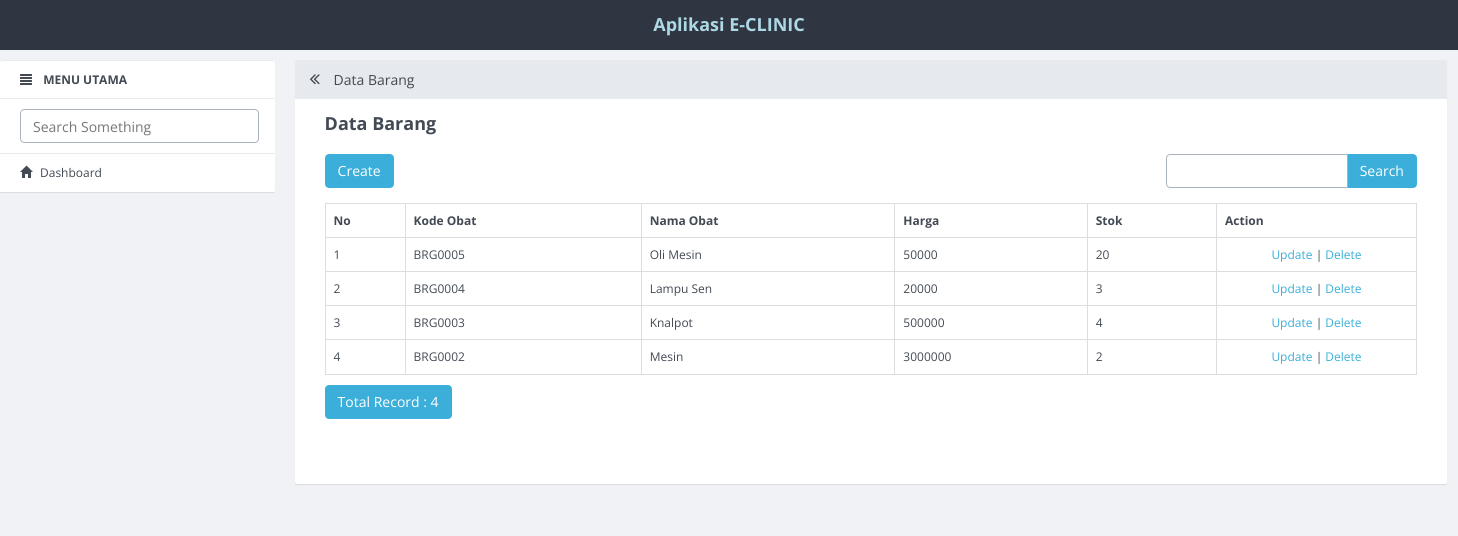
/index.php/barang, run on the app's committed database.
### tables this page shows
CREATE TABLE `barang` (
  `id_barang` int(11) NOT NULL AUTO_INCREMENT,
  `kode_barang` varchar(10) DEFAULT NULL,
  `nama_barang` varchar(50) DEFAULT NULL,
  `harga` int(11) DEFAULT NULL,
  `stok` int(5) DEFAULT NULL,
  `foto_barang` varchar(100) DEFAULT NULL,
  `id_jenis` int(11) DEFAULT NULL,
  `id_merk` int(11) DEFAULT NULL,
  `kode_supplier` varchar(10) DEFAULT NULL,
  PRIMARY KEY (`id_barang`)
);

### application/controllers/Barang.php (called while the page is built, shortened)
<?php
class Barang extends CI_Controller
{
    function __construct()
    {
        $this->load->model('Barang_model');
        $this->load->model('No_urut');
        $this->load->library('form_validation');
    }
    public function index()
    {
        $q = urldecode($this->input->get('q', TRUE));
        $start = intval($this->input->get('start'));
        if ($q <> '') {
            $config['base_url'] = base_url() . 'barang/index.html?q=' . urlencode($q);
            $config['first_url'] = base_url() . 'barang/index.html?q=' . urlencode($q);
        } else {
            $config['base_url'] = base_url() . 'barang/index.html';
            $config['first_url'] = base_url() . 'barang/index.html';
        }
        $config['per_page'] = 10;
        $config['page_query_string'] = TRUE;
        $config['total_rows'] = $this->Barang_model->total_rows($q);
        $barang = $this->Barang_model->get_limit_data($config['per_page'], $start, $q);
        $this->load->library('pagination');
        $this->pagination->initialize($config);
        $data = array(
            'barang_data' => $barang,
            'q' => $q,
            'pagination' => $this->pagination->create_links(),
            'total_rows' => $config['total_rows'],
            'start' => $start,
            'konten' => 'barang/barang_list',
            'judul' => 'Data Barang',
        );
        $this->load->view('v_index', $data);
    }
}

### index.php (called while the page is built, shortened)
<?php
require_once BASEPATH.'core/CodeIgniter.php';

### application/config/config.php (called while the page is built, shortened)
<?php
$config['base_url'] = "http://".$_SERVER['HTTP_HOST'];
$config['base_url'] .= preg_replace('@/+$@','',dirname($_SERVER['SCRIPT_NAME'])).'/';
$config['index_page'] = '';
$config['uri_protocol']	= 'REQUEST_URI';
$config['url_suffix'] = '.html';
$config['language']	= 'english';
$config['charset'] = 'UTF-8';
$config['enable_hooks'] = FALSE;
$config['subclass_prefix'] = 'MY_';
$config['composer_autoload'] = FALSE;
$config['permitted_uri_chars'] = 'a-z 0-9~%.:_\-';
$config['enable_query_strings'] = FALSE;
$config['controller_trigger'] = 'c';
$config['function_trigger'] = 'm';
$config['directory_trigger'] = 'd';
$config['allow_get_array'] = TRUE;
$config['log_threshold'] = 0;
$config['log_path'] = '';
$config['log_file_extension'] = '';
$config['log_file_permissions'] = 0644;
$config['log_date_format'] = 'Y-m-d H:i:s';
$config['error_views_path'] = '';
$config['cache_path'] = '';
$config['cache_query_string'] = FALSE;
$config['encryption_key'] = '';
$config['sess_driver'] = 'files';
$config['sess_cookie_name'] = 'ci_session';
$config['sess_expiration'] = 7200;
$config['sess_save_path'] = NULL;
$config['sess_match_ip'] = FALSE;
$config['sess_time_to_update'] = 300;
$config['sess_regenerate_destroy'] = FALSE;
$config['cookie_prefix']	= '';
$config['cookie_domain']	= '';
$config['cookie_path']		= '/';
$config['cookie_secure']	= FALSE;
$config['cookie_httponly'] 	= FALSE;
$config['standardize_newlines'] = FALSE;
$config['global_xss_filtering'] = FALSE;
$config['csrf_protection'] = FALSE;
$config['csrf_token_name'] = 'csrf_test_name';
$config['csrf_cookie_name'] = 'csrf_cookie_name';
$config['csrf_expire'] = 7200;
$config['csrf_regenerate'] = TRUE;
$config['csrf_exclude_uris'] = array();
$config['compress_output'] = FALSE;
$config['time_reference'] = 'local';
$config['rewrite_short_tags'] = FALSE;
$config['proxy_ips'] = '';

### application/models/Barang_model.php (called while the page is built, shortened)
<?php
class Barang_model extends CI_Model
{
    public $table = 'barang';
    public $id = 'id_barang';
    public $order = 'DESC';
    function total_rows($q = NULL) {
        $this->db->like('id_barang', $q);
	$this->db->or_like('kode_barang', $q);
	$this->db->or_like('nama_barang', $q);
	$this->db->or_like('harga', $q);
	$this->db->or_like('stok', $q);
	$this->db->from($this->table);
        return $this->db->count_all_results();
    }
    function get_limit_data($limit, $start = 0, $q = NULL) {
        $this->db->order_by($this->id, $this->order);
        $this->db->like('id_barang', $q);
	$this->db->or_like('kode_barang', $q);
	$this->db->or_like('nama_barang', $q);
	$this->db->or_like('harga', $q);
	$this->db->or_like('stok', $q);
	$this->db->limit($limit, $start);
        return $this->db->get($this->table)->result();
    }
}

### application/views/barang/barang_list.php (the view, shortened to what this page needs)
<div class="row" style="margin-bottom: 10px">
    <div class="col-md-4">
        <?php echo anchor(site_url('barang/create'), 'Create', 'class="btn btn-primary"'); ?>
    </div>
    <div class="col-md-4 text-center">
    </div>
    <div class="col-md-1 text-right">
    </div>
    <div class="col-md-3 text-right">
        <form action="<?php echo site_url('barang/index'); ?>" class="form-inline" method="get">
            <div class="input-group">
                <input type="text" class="form-control" name="q" value="<?php echo $q; ?>">
                <span class="input-group-btn">
                    <button class="btn btn-primary" type="submit">Search</button>
                </span>
            </div>
        </form>
    </div>
</div>
<table class="table table-bordered" style="margin-bottom: 10px">
    <tr>
        <th>No</th>
        <th>Kode Obat</th>
        <th>Nama Obat</th>
        <th>Harga</th>
        <th>Stok</th>
        <th>Action</th>
    </tr><?php
            foreach ($barang_data as $barang) {
            ?>
        <tr>
            <td width="80px"><?php echo ++$start ?></td>
            <td><?php echo $barang->kode_barang ?></td>
            <td><?php echo $barang->nama_barang ?></td>
            <td><?php echo $barang->harga ?></td>
            <td><?php echo $barang->stok ?></td>
            <td style="text-align:center" width="200px">
                <?php
                echo anchor(site_url('barang/update/' . $barang->id_barang), 'Update');
                echo ' | ';
                echo anchor(site_url('barang/delete/' . $barang->id_barang), 'Delete', 'onclick="javasciprt: return confirm(\'Are You Sure ?\')"');
                ?>
            </td>
        </tr>
    <?php
            }
    ?>
</table>
<div class="row">
    <div class="col-md-6">
        <a href="#" class="btn btn-primary">Total Record : <?php echo $total_rows ?></a>
    </div>
    <div class="col-md-6 text-right">
    </div>
</div>

### application/views/config/header.php (shortened to what this page needs)
<!DOCTYPE html>
<html>
<head>
  <link rel="stylesheet" href="assets/dist/css/site.min.css">
  <link href="assets/bootstrap-datepicker.css" rel="stylesheet">
</head>
<body>
  <nav role="navigation" class="navbar navbar-custom">
    <div class="container-fluid">
      <center>
        <h5 style="color: lightblue">Aplikasi E-CLINIC</h5>
      </center>
    </div>
  </nav>

### application/views/v_index.php (shortened to what this page needs)
<?php include 'config/header.php'; ?>
    <div class="container-fluid">
        <div class="row row-offcanvas row-offcanvas-left">
          <?php include 'config/menu.php'; ?>
          <div class="col-xs-12 col-sm-9 content">
            <div class="panel panel-default">
              <div class="panel-heading">
                <h3 class="panel-title"><a href="javascript:void(0);" class="toggle-sidebar"><span class="fa fa-angle-double-left" data-toggle="offcanvas" title="Maximize Panel"></span></a> <?php echo $judul; ?></h3>
              </div>
              <div class="panel-body">
                <div class="content-row">
                  <h2 class="content-row-title"><?php echo $judul; ?></h2>
                  <div class="row">
                    <div class="col-md-12">
                     <?php include $konten.'.php'; ?>
                    </div>
                  </div>
                </div>
              </div>
            </div>
        </div>
      </div>
    </div>

### application/views/config/menu.php (shortened to what this page needs)
<div class="col-xs-6 col-sm-3 sidebar-offcanvas" role="navigation">
  <ul class="list-group panel">
    <li class="list-group-item"><i class="glyphicon glyphicon-align-justify"></i> <b>MENU UTAMA</b></li>
    <li class="list-group-item"><input type="text" class="form-control search-query" placeholder="Search Something"></li>
    <li class="list-group-item"><a href="<?php echo base_url() ?>"><i class="glyphicon glyphicon-home"></i>Dashboard </a></li>
  </ul>
</div>

### data on the page
barang: kode_barang "BRG0005", nama_barang "Oli Mesin", harga "50000", stok "20", id_barang "Update", id_barang "Delete"
barang: kode_barang "BRG0004", nama_barang "Lampu Sen", harga "20000", stok "3", id_barang "Update", id_barang "Delete"
barang: kode_barang "BRG0003", nama_barang "Knalpot", harga "500000", stok "4", id_barang "Update", id_barang "Delete"
barang: kode_barang "BRG0002", nama_barang "Mesin", harga "3000000", stok "2", id_barang "Update", id_barang "Delete"

### other printed values
$judul "Data Barang"
anchor(site_url('barang/create'), 'Create', 'class="btn btn-primary"') "Create"
$total_rows "4"
